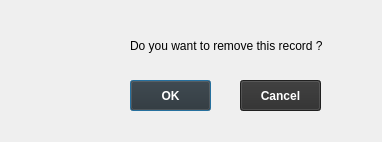
<?xml version="1.0" encoding="UTF-8"?>
<ui version="4.0">
 <class>confirm</class>
 <widget class="QDialog" name="confirm">
  <property name="geometry">
   <rect>
    <x>0</x>
    <y>0</y>
    <width>382</width>
    <height>142</height>
   </rect>
  </property>
  <property name="windowTitle">
   <string>Delete record </string>
  </property>
  <property name="windowIcon">
   <iconset>
    <normaloff>../../Users/Pathum/Desktop/interfaces/10-512.png</normaloff>../../Users/Pathum/Desktop/interfaces/10-512.png</iconset>
  </property>
  <widget class="QLabel" name="label">
   <property name="geometry">
    <rect>
     <x>130</x>
     <y>20</y>
     <width>251</width>
     <height>51</height>
    </rect>
   </property>
   <property name="text">
    <string>Do you want to remove this record ?</string>
   </property>
  </widget>
  <widget class="QLabel" name="label_2">
   <property name="geometry">
    <rect>
     <x>80</x>
     <y>30</y>
     <width>41</width>
     <height>31</height>
    </rect>
   </property>
   <property name="styleSheet">
    <string notr="true">image: url(:/newPrefix/qq.png);</string>
   </property>
   <property name="text">
    <string/>
   </property>
  </widget>
  <widget class="QPushButton" name="btn_ok">
   <property name="geometry">
    <rect>
     <x>130</x>
     <y>80</y>
     <width>81</width>
     <height>31</height>
    </rect>
   </property>
   <property name="font">
    <font>
     <weight>75</weight>
     <bold>true</bold>
    </font>
   </property>
   <property name="styleSheet">
    <string notr="true">background-color: rgb(45, 45, 45);
color: rgb(255, 255, 255);</string>
   </property>
   <property name="text">
    <string>OK</string>
   </property>
  </widget>
  <widget class="QPushButton" name="btn_cancel">
   <property name="geometry">
    <rect>
     <x>240</x>
     <y>80</y>
     <width>81</width>
     <height>31</height>
    </rect>
   </property>
   <property name="font">
    <font>
     <weight>75</weight>
     <bold>true</bold>
    </font>
   </property>
   <property name="styleSheet">
    <string notr="true">color: rgb(255, 255, 255);
background-color: rgb(45, 45, 45);</string>
   </property>
   <property name="text">
    <string>Cancel</string>
   </property>
  </widget>
 </widget>
 <resources>
  <include location="../../Users/Pathum/Desktop/interfaces/confirmbox.qrc"/>
 </resources>
 <connections/>
</ui>
